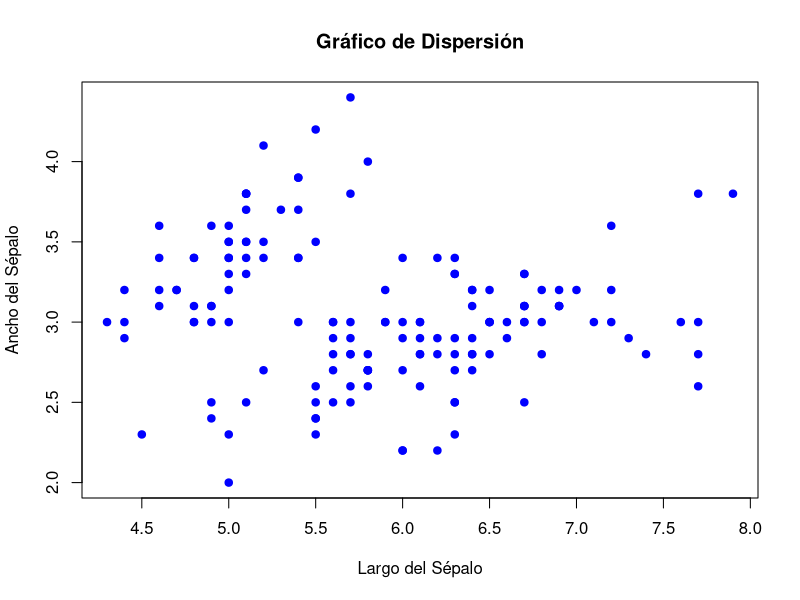
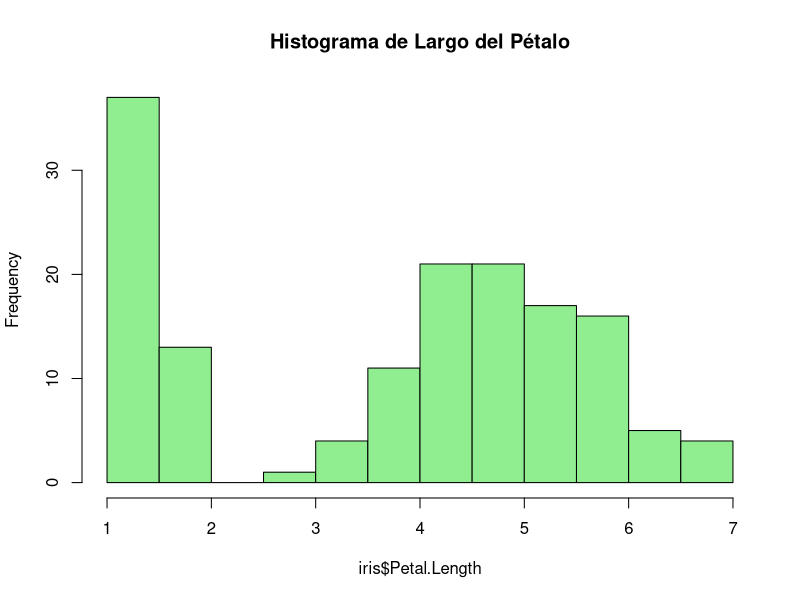

Source code (R) for these figures, in order:
###########################################################
# Taller Introductorio a R
# Autor: Jessica Daniela Ocaña Falcón
# Descripción: Script básico para aprender R paso a paso
###########################################################

#----------------------------------------------------------
# 1. Introducción a R como calculadora
#----------------------------------------------------------
# Operaciones aritméticas simples
2 + 3        # suma
5 - 2        # resta
4 * 6        # multiplicación
10 / 3       # división
2^3          # potencia
sqrt(16)     # raíz cuadrada

# Asignación de valores a objetos
x <- 5
y <- 10
x + y        # uso de variables
z <- x * y

#----------------------------------------------------------
# 2. Tipos de datos básicos
#----------------------------------------------------------
# Numérico
num <- 3.14
# Texto (character)
texto <- "Hola R!"
# Lógico (boolean)
logico <- TRUE

# Ver tipo de dato
class(num)
class(texto)
class(logico)

#----------------------------------------------------------
# 3. Vectores y operaciones
#----------------------------------------------------------
# Crear vectores
v1 <- c(1, 2, 3, 4, 5)
v2 <- c(10, 20, 30, 40, 50)

# Operaciones vectoriales
v1 + v2
v1 * 2
mean(v1)     # promedio
sum(v2)      # suma
length(v1)   # longitud

#----------------------------------------------------------
# 4. Estructuras de datos
#----------------------------------------------------------
# Factor (útil para variables categóricas)
colores <- factor(c("rojo", "azul", "rojo", "verde", "azul"))
colores

# Data frame (tabla de datos)
df <- data.frame(
  Nombre = c("Ana", "Luis", "Marta", "Pedro"),
  Edad = c(23, 35, 29, 41),
  Ciudad = c("Madrid", "Sevilla", "Bilbao", "Valencia")
)
df

# Acceso a columnas
df$Nombre
df$Edad

#----------------------------------------------------------
# 5. Importar y explorar datos
#----------------------------------------------------------
# Cargar dataset incorporado en R
data("iris")     # dataset clásico de flores
head(iris)       # primeras filas
summary(iris)    # resumen estadístico
str(iris)        # estructura

#----------------------------------------------------------
# 6. Visualización básica
#----------------------------------------------------------
# Gráfico rápido
plot(iris$Sepal.Length, iris$Sepal.Width,
     main = "Gráfico de Dispersión",
     xlab = "Largo del Sépalo",
     ylab = "Ancho del Sépalo",
     col = "blue", pch = 19)

# Histograma
hist(iris$Petal.Length,
     main = "Histograma de Largo del Pétalo",
     col = "lightgreen")

#----------------------------------------------------------
# 7. Estadística descriptiva
#----------------------------------------------------------
# Media, mediana y desviación estándar
mean(iris$Sepal.Length)
median(iris$Sepal.Length)
sd(iris$Sepal.Length)

# Tablas de frecuencia
table(iris$Species)

###########################################################
# Fin del taller introductorio
###########################################################
